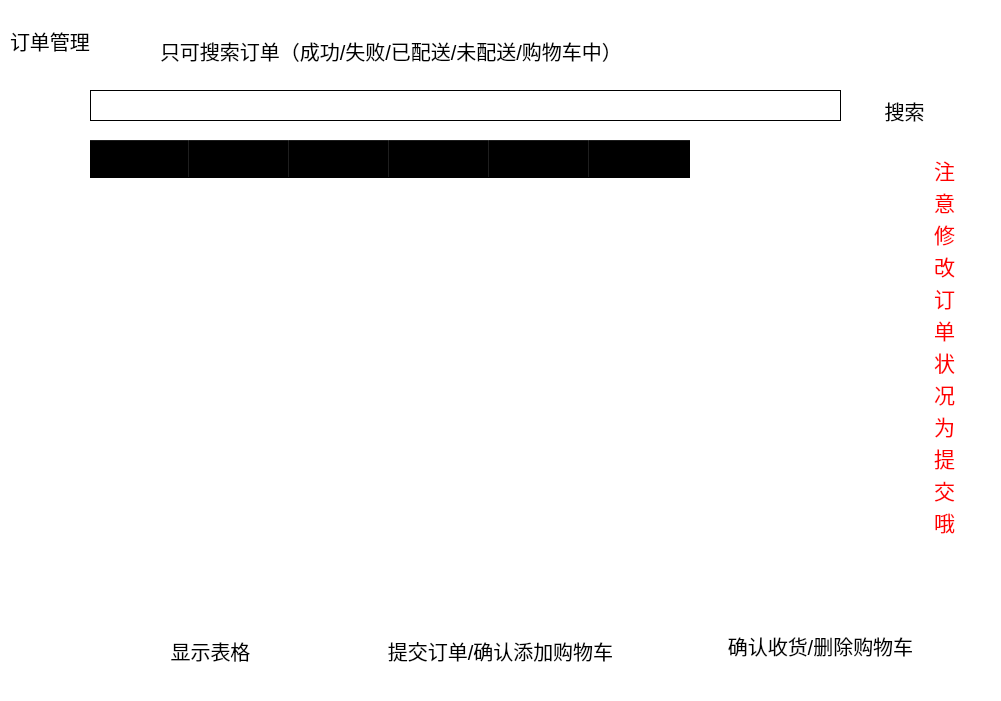
<?xml version="1.0" encoding="UTF-8"?>
<ui version="4.0">
 <class>OrderManagement</class>
 <widget class="QWidget" name="OrderManagement">
  <property name="geometry">
   <rect>
    <x>0</x>
    <y>0</y>
    <width>1001</width>
    <height>701</height>
   </rect>
  </property>
  <property name="windowTitle">
   <string>Form</string>
  </property>
  <widget class="QFrame" name="frame">
   <property name="geometry">
    <rect>
     <x>0</x>
     <y>0</y>
     <width>1001</width>
     <height>701</height>
    </rect>
   </property>
   <property name="styleSheet">
    <string notr="true">QFrame{
background-color:rgb(255, 255, 255);
border:sold 10px rgba(0,0,0);


}
#frame{
border-image:url(:/Picture/ordermanagement.jpg);
}

QPushButton{
background:rgb(255, 255, 255);
border-style:outset;
border-radius:10px;
font-style:MingLiU-ExtB;
font-size:20px;
color:black;
}
QPushButton:pressed{
background-color:rgb(255, 255, 255);
border-style:inset;
font-style:MingLiU-ExtB;
}
QCheckBox{
background:rgba(85,170,255,0);
color:white;
font-style:MingLiU-ExtB;
}
QLabel{
color:rgb(35, 33, 34);
font-style:MingLiU-ExtB;
font-size:20px;
background-image:rgb(255, 255, 255);
}

QTableWidget{
	color:black;

}</string>
   </property>
   <property name="frameShape">
    <enum>QFrame::StyledPanel</enum>
   </property>
   <property name="frameShadow">
    <enum>QFrame::Raised</enum>
   </property>
   <widget class="QTableWidget" name="OrderTable">
    <property name="geometry">
     <rect>
      <x>90</x>
      <y>140</y>
      <width>751</width>
      <height>461</height>
     </rect>
    </property>
    <property name="styleSheet">
     <string notr="true">color:black;
background-color:white;
background-color:rgba(85,170,255,0);

</string>
    </property>
    <property name="rowCount">
     <number>0</number>
    </property>
    <attribute name="verticalHeaderVisible">
     <bool>false</bool>
    </attribute>
    <attribute name="verticalHeaderHighlightSections">
     <bool>false</bool>
    </attribute>
    <column>
     <property name="text">
      <string>编号</string>
     </property>
     <property name="font">
      <font>
       <family>华文楷体</family>
       <pointsize>17</pointsize>
       <weight>50</weight>
       <bold>false</bold>
      </font>
     </property>
     <property name="background">
      <color>
       <red>255</red>
       <green>255</green>
       <blue>255</blue>
      </color>
     </property>
    </column>
    <column>
     <property name="text">
      <string>用户名</string>
     </property>
     <property name="font">
      <font>
       <family>华文楷体</family>
       <pointsize>17</pointsize>
      </font>
     </property>
     <property name="background">
      <color>
       <red>255</red>
       <green>255</green>
       <blue>255</blue>
      </color>
     </property>
    </column>
    <column>
     <property name="text">
      <string>购买种类</string>
     </property>
     <property name="font">
      <font>
       <family>华文楷体</family>
       <pointsize>17</pointsize>
      </font>
     </property>
     <property name="background">
      <color>
       <red>255</red>
       <green>255</green>
       <blue>255</blue>
      </color>
     </property>
    </column>
    <column>
     <property name="text">
      <string>购买名称</string>
     </property>
     <property name="font">
      <font>
       <family>华文楷体</family>
       <pointsize>17</pointsize>
      </font>
     </property>
     <property name="background">
      <color>
       <red>255</red>
       <green>255</green>
       <blue>255</blue>
      </color>
     </property>
    </column>
    <column>
     <property name="text">
      <string>订单状况</string>
     </property>
     <property name="font">
      <font>
       <family>华文楷体</family>
       <pointsize>17</pointsize>
      </font>
     </property>
     <property name="background">
      <color>
       <red>255</red>
       <green>255</green>
       <blue>255</blue>
      </color>
     </property>
    </column>
    <column>
     <property name="text">
      <string>收货</string>
     </property>
     <property name="font">
      <font>
       <family>华文楷体</family>
       <pointsize>17</pointsize>
      </font>
     </property>
     <property name="background">
      <color>
       <red>255</red>
       <green>255</green>
       <blue>255</blue>
      </color>
     </property>
    </column>
   </widget>
   <widget class="QFrame" name="frame_4">
    <property name="geometry">
     <rect>
      <x>0</x>
      <y>0</y>
      <width>1000</width>
      <height>80</height>
     </rect>
    </property>
    <property name="styleSheet">
     <string notr="true">QFrame{
background-color:rgb(255, 255, 255);
border:sold 10px rgba(0,0,0);
background:rgba(85,170,255,0);
}

QPushButton{
background:rgb(255, 255, 255);
border-style:outset;
border-radius:10px;
font-style:MingLiU-ExtB;
font-size:20px;
color:black;
}
QPushButton:pressed{
background-color:rgb(255, 255, 255);
border-style:inset;
font-style:MingLiU-ExtB;
}
QCheckBox{
background:rgba(85,170,255,0);
color:white;
font-style:MingLiU-ExtB;
}
QLabel{
color:rgb(0, 0, 0);
font: 20pt &quot;华文楷体&quot;;
background:rgba(85,170,255,0);
}

QTableWidget{
	color:black;
}</string>
    </property>
    <property name="frameShape">
     <enum>QFrame::StyledPanel</enum>
    </property>
    <property name="frameShadow">
     <enum>QFrame::Raised</enum>
    </property>
    <widget class="QLabel" name="label_4">
     <property name="geometry">
      <rect>
       <x>10</x>
       <y>10</y>
       <width>151</width>
       <height>61</height>
      </rect>
     </property>
     <property name="styleSheet">
      <string notr="true">background:rgba(85,170,255,0);</string>
     </property>
     <property name="text">
      <string>订单管理</string>
     </property>
    </widget>
    <widget class="QLabel" name="label_5">
     <property name="geometry">
      <rect>
       <x>160</x>
       <y>20</y>
       <width>781</width>
       <height>61</height>
      </rect>
     </property>
     <property name="styleSheet">
      <string notr="true">background:rgba(85,170,255,0);</string>
     </property>
     <property name="text">
      <string>只可搜索订单（成功/失败/已配送/未配送/购物车中）</string>
     </property>
    </widget>
   </widget>
   <widget class="QPushButton" name="Delete">
    <property name="geometry">
     <rect>
      <x>720</x>
      <y>620</y>
      <width>201</width>
      <height>51</height>
     </rect>
    </property>
    <property name="text">
     <string>确认收货/删除购物车</string>
    </property>
   </widget>
   <widget class="QPushButton" name="Save">
    <property name="geometry">
     <rect>
      <x>380</x>
      <y>630</y>
      <width>241</width>
      <height>41</height>
     </rect>
    </property>
    <property name="text">
     <string>提交订单/确认添加购物车</string>
    </property>
   </widget>
   <widget class="QLineEdit" name="Searching">
    <property name="geometry">
     <rect>
      <x>90</x>
      <y>90</y>
      <width>751</width>
      <height>31</height>
     </rect>
    </property>
    <property name="styleSheet">
     <string notr="true">QLineEdit{
color:black;
background-color:white;
border:1px solid rgb(0, 0, 0);
background:rgba(85,170,255,0);
}</string>
    </property>
   </widget>
   <widget class="QPushButton" name="Search">
    <property name="geometry">
     <rect>
      <x>860</x>
      <y>90</y>
      <width>89</width>
      <height>41</height>
     </rect>
    </property>
    <property name="text">
     <string>搜索</string>
    </property>
   </widget>
   <widget class="QPushButton" name="show">
    <property name="geometry">
     <rect>
      <x>130</x>
      <y>630</y>
      <width>161</width>
      <height>41</height>
     </rect>
    </property>
    <property name="text">
     <string>显示表格</string>
    </property>
   </widget>
   <widget class="QTextEdit" name="textEdit">
    <property name="geometry">
     <rect>
      <x>930</x>
      <y>150</y>
      <width>61</width>
      <height>401</height>
     </rect>
    </property>
    <property name="styleSheet">
     <string notr="true">color:red;
background:rgba(85,170,255,0);
</string>
    </property>
    <property name="html">
     <string>&lt;!DOCTYPE HTML PUBLIC &quot;-//W3C//DTD HTML 4.0//EN&quot; &quot;http://www.w3.org/TR/REC-html40/strict.dtd&quot;&gt;
&lt;html&gt;&lt;head&gt;&lt;meta name=&quot;qrichtext&quot; content=&quot;1&quot; /&gt;&lt;style type=&quot;text/css&quot;&gt;
p, li { white-space: pre-wrap; }
&lt;/style&gt;&lt;/head&gt;&lt;body style=&quot; font-family:'SimSun'; font-size:9pt; font-weight:400; font-style:normal;&quot;&gt;
&lt;p style=&quot; margin-top:0px; margin-bottom:0px; margin-left:0px; margin-right:0px; -qt-block-indent:0; text-indent:0px;&quot;&gt;&lt;span style=&quot; font-size:16pt;&quot;&gt;注&lt;/span&gt;&lt;/p&gt;
&lt;p style=&quot; margin-top:0px; margin-bottom:0px; margin-left:0px; margin-right:0px; -qt-block-indent:0; text-indent:0px;&quot;&gt;&lt;span style=&quot; font-size:16pt;&quot;&gt;意&lt;/span&gt;&lt;/p&gt;
&lt;p style=&quot; margin-top:0px; margin-bottom:0px; margin-left:0px; margin-right:0px; -qt-block-indent:0; text-indent:0px;&quot;&gt;&lt;span style=&quot; font-size:16pt;&quot;&gt;修&lt;/span&gt;&lt;/p&gt;
&lt;p style=&quot; margin-top:0px; margin-bottom:0px; margin-left:0px; margin-right:0px; -qt-block-indent:0; text-indent:0px;&quot;&gt;&lt;span style=&quot; font-size:16pt;&quot;&gt;改&lt;/span&gt;&lt;/p&gt;
&lt;p style=&quot; margin-top:0px; margin-bottom:0px; margin-left:0px; margin-right:0px; -qt-block-indent:0; text-indent:0px;&quot;&gt;&lt;span style=&quot; font-size:16pt;&quot;&gt;订&lt;/span&gt;&lt;/p&gt;
&lt;p style=&quot; margin-top:0px; margin-bottom:0px; margin-left:0px; margin-right:0px; -qt-block-indent:0; text-indent:0px;&quot;&gt;&lt;span style=&quot; font-size:16pt;&quot;&gt;单&lt;/span&gt;&lt;/p&gt;
&lt;p style=&quot; margin-top:0px; margin-bottom:0px; margin-left:0px; margin-right:0px; -qt-block-indent:0; text-indent:0px;&quot;&gt;&lt;span style=&quot; font-size:16pt;&quot;&gt;状&lt;/span&gt;&lt;/p&gt;
&lt;p style=&quot; margin-top:0px; margin-bottom:0px; margin-left:0px; margin-right:0px; -qt-block-indent:0; text-indent:0px;&quot;&gt;&lt;span style=&quot; font-size:16pt;&quot;&gt;况&lt;/span&gt;&lt;/p&gt;
&lt;p style=&quot; margin-top:0px; margin-bottom:0px; margin-left:0px; margin-right:0px; -qt-block-indent:0; text-indent:0px;&quot;&gt;&lt;span style=&quot; font-size:16pt;&quot;&gt;为&lt;/span&gt;&lt;/p&gt;
&lt;p style=&quot; margin-top:0px; margin-bottom:0px; margin-left:0px; margin-right:0px; -qt-block-indent:0; text-indent:0px;&quot;&gt;&lt;span style=&quot; font-size:16pt;&quot;&gt;提&lt;/span&gt;&lt;/p&gt;
&lt;p style=&quot; margin-top:0px; margin-bottom:0px; margin-left:0px; margin-right:0px; -qt-block-indent:0; text-indent:0px;&quot;&gt;&lt;span style=&quot; font-size:16pt;&quot;&gt;交&lt;/span&gt;&lt;/p&gt;
&lt;p style=&quot; margin-top:0px; margin-bottom:0px; margin-left:0px; margin-right:0px; -qt-block-indent:0; text-indent:0px;&quot;&gt;&lt;span style=&quot; font-size:16pt;&quot;&gt;哦&lt;/span&gt;&lt;/p&gt;&lt;/body&gt;&lt;/html&gt;</string>
    </property>
   </widget>
  </widget>
 </widget>
 <resources/>
 <connections/>
</ui>
